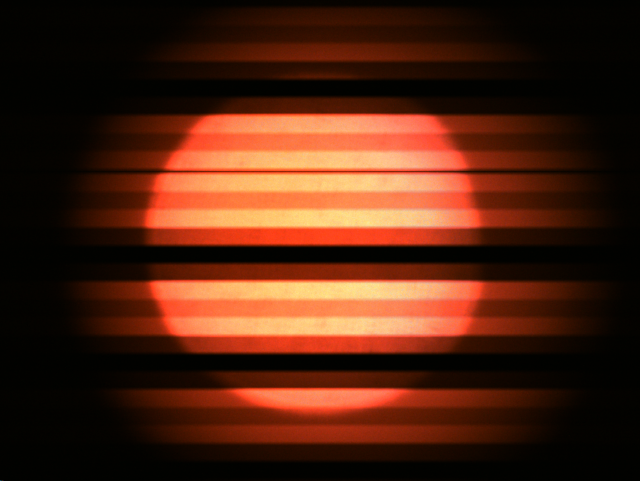
//> input picture frame-00-28-40-34-40-25-(2).tif, 1280 x 962 px (shown at 1/2 size)
$ ./houghcirc 'frame-00-28-40-34-40-25-(2).tif'   (built with g++ and OpenCV 4)
//> lines starting //> are read from the running program, lines starting //| are printed output that depends on the picture; after the words box and inside, x2 and y2 are one past the last pixel; in counts of white or black regions, pixels touching at a corner belong together
#include <iostream>
#include <opencv2/highgui/highgui.hpp>
#include <opencv2/imgproc/imgproc.hpp>
#include <opencv2/core/mat.hpp>

// windows and trackbars name
const std::string windowName = "NLC Hough Circle Detection";
const std::string profileWindowName = "Line Profile";
const std::string clusteredWindowName = "Line Profile (K-mean)";
const std::string usage = "Usage : tutorial_HoughCircle_Demo <path_to_input_image>\n";

const int sigLevelCount = 5;

namespace cv
{
void Kmean(const Mat& src_prof) {
	Mat points;
	src_prof.convertTo(points, CV_32FC3);

	// reshape the image to be a 1 column matrix
	points = points.reshape(3, src_prof.rows * src_prof.cols);

	// run k-means clustering algorithm
	Mat_<int> clusters(points.size(), CV_32SC1);
	Mat centers;
	kmeans(points, sigLevelCount, clusters,
	       TermCriteria(TermCriteria::EPS + TermCriteria::COUNT, 10, 1.0),
	       3, KMEANS_PP_CENTERS, centers);

	// mae each centroid represent all pixels in the cluster
	Mat dst_prof(src_prof.size(), src_prof.type());
	MatIterator_<Vec3f> itf = centers.begin<Vec3f>();
	MatIterator_<Vec3b> itd = dst_prof.begin<Vec3b>(), itd_end = dst_prof.end<Vec3b>();
	for(auto i = 0; itd != itd_end; ++itd, ++i) {
		Vec3f color = itf[clusters(1, i)];
		for(int j = 0; j < 3; j++)
			(*itd)[j] = saturate_cast<uchar>(color[j]);
	}

	// split the rgb channels
	std::vector<Mat> rgbChannels(3);
	split(dst_prof, rgbChannels);

	// find the min and max
	double min[3], max[3];
	for(int i = 0; i < 3; i++)
		minMaxLoc(rgbChannels[i], &min[i], &max[i]);

	for(int i = 0; i < 3; i++)
		std::cout << "channel " << i << "\nmin = " << min[i] << ", max = " << max[i] << std::endl;

	// plot the line profile
	std::vector<Scalar> color = {Scalar(255,0,0), Scalar(0,255,0), Scalar(0,0,255)};
	int max_scale = 256;
	int n_rows = dst_prof.rows, n_channels = dst_prof.channels();
	Mat histImg = Mat::zeros(n_rows, max_scale*n_channels, CV_8UC3);
	for(int j = 0; j < n_rows; j++) {
		Vec3b pixel = dst_prof.at<Vec3b>(j, 0);
		for(int c = 0; c < n_channels; c++) {
			double intensity = (double)(pixel[c]-min[c])/max[c] * max_scale;
			Point dot = Point(intensity + max_scale*c, j);
			circle(histImg, dot, 1, color[c], -1, 8, 0);
		}
	}
	imshow(clusteredWindowName, histImg);
}

void HoughDetection(const Mat& src_gray, const Mat& src_display, int cannyThreshold, int accumulatorThreshold) {
	// will hold the results of the detection
	std::vector<Vec3f> circles;
	// runs the actual detection
	HoughCircles( src_gray, circles, HOUGH_GRADIENT, 1, src_gray.rows/8, cannyThreshold, accumulatorThreshold, 200, 0 );

	// clone the colour, input image for displaying purposes
	Mat display = src_display.clone();

	// find the circle with the max radius
	int radius = cvRound(circles[0][2]);
	Point center = Point(cvRound(circles[0][0]), cvRound(circles[0][1]));
	for(size_t i = 1; i < circles.size(); i++) {
		int tmp = cvRound(circles[i][2]);
		if(tmp > radius) {
			radius = tmp;
			center = Point(cvRound(circles[i][0]), cvRound(circles[i][1]));
		}
	}

	// crop the image to roi
	int blank = 10;
	Point size = Point(radius+blank, radius+blank);
	Rect roi(center-size, center+size);
	display = display(roi);
	center = size;

	// circle center
	// circle( display, center, 3, Scalar(0,255,0), -1, 8, 0 );

	// circle outline
	circle( display, center, radius, Scalar(0,0,255), 1, 8, 0 );

	// retrieve the line
	Point yRadius(0, radius);
	Mat profile = display.col(center.x).rowRange((center-yRadius).y, (center+yRadius).y);

	// split the rgb channels
	std::vector<Mat> rgbChannels(3);
	split(profile, rgbChannels);

	// find the min and max
	double min[3], max[3];
	for(int i = 0; i < 3; i++)
		minMaxLoc(rgbChannels[i], &min[i], &max[i]);

	for(int i = 0; i < 3; i++)
		std::cout << "channel " << i << "\nmin = " << min[i] << ", max = " << max[i] << std::endl;

	// plot the line profile
	std::vector<Scalar> color = {Scalar(255,0,0), Scalar(0,255,0), Scalar(0,0,255)};
	int max_scale = 256;
	int n_rows = profile.rows, n_channels = profile.channels();
	Mat histImg = Mat::zeros(n_rows, max_scale*n_channels, CV_8UC3);
	for(int j = 0; j < n_rows; j++) {
		Vec3b pixel = profile.at<Vec3b>(j, 0);
		for(int c = 0; c < n_channels; c++) {
			double intensity = (double)(pixel[c]-min[c])/max[c] * max_scale;
			Point dot = Point(intensity + max_scale*c, j);
			circle(histImg, dot, 1, color[c], -1, 8, 0);
		}
	}
	imshow(profileWindowName, histImg);

	// center diameter
	line(display, center-yRadius, center+yRadius, Scalar(255,0,0), 1, 0);

	// shows the results
	imshow(windowName, display);

	Kmean(profile);
}
}

int main(int argc, char** argv) {
	cv::Mat src, src_gray;

	if(argc < 2) {
		std::cerr << "No input image specified\n";
		std::cout << usage;
		return -1;
	}

	// Read the image
	src = cv::imread(argv[1], 1);
//> src is the input picture: 962 rows x 1280 cols, CV_8UC3; mean B, G, R 17.4, 35.3, 77.7

	if(src.empty()) {
		std::cerr << "Invalid input image\n";
		std::cout << usage;
		return -1;
	}

	// declare and initialize both parameters that are subjects to change
	int cannyThreshold = 15;
	int accumulatorThreshold = 60;

	// Convert it to gray
	cvtColor(src, src_gray, cv::COLOR_BGR2GRAY);
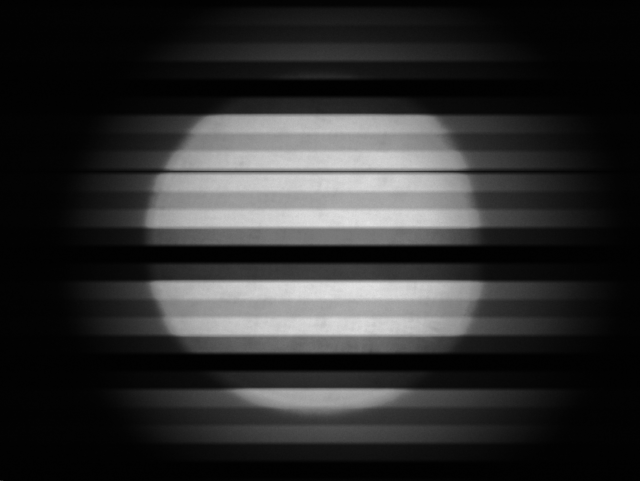
//> src_gray: 962 rows x 1280 cols, CV_8UC1 (shown at 1/2 size); min 0, max 229, mean 45.9

	// Reduce the noise so we avoid false circle detection
	GaussianBlur(src_gray, src_gray, cv::Size(27, 27), 2, 2);

	// create the main window, and attach the trackbars
	cv::namedWindow(windowName, cv::WINDOW_AUTOSIZE);
	cv::namedWindow(profileWindowName, cv::WINDOW_AUTOSIZE);
	cv::namedWindow(clusteredWindowName, cv::WINDOW_AUTOSIZE);

	// runs the detection, and update the display
	HoughDetection(src_gray, src, cannyThreshold, accumulatorThreshold);
//> in HoughDetection, `HoughCircles( src_gray, circles, HOUGH_GRADIENT, 1, src_gray.rows/8, c..`: circles = 1 circle (x, y, radius): [623.5, 490.5, 336.1]
//> in HoughDetection, `int radius = cvRound(circles[0][2]);`: radius = 336
//> in HoughDetection, `Point center = Point(cvRound(circles[0][0]), cvRound(circles[0][1]));`: center = Point(624, 490)
//> after the loop in HoughDetection, `for(size_t i = 1; i < circles.size(); i++)`: radius = 336
//> in HoughDetection, `Point size = Point(radius+blank, radius+blank);`: size = Point(346, 346)
//> in HoughDetection, `Rect roi(center-size, center+size);`: roi = Rect(278, 144, 692, 692)
//> in HoughDetection, `display = display(roi);`:
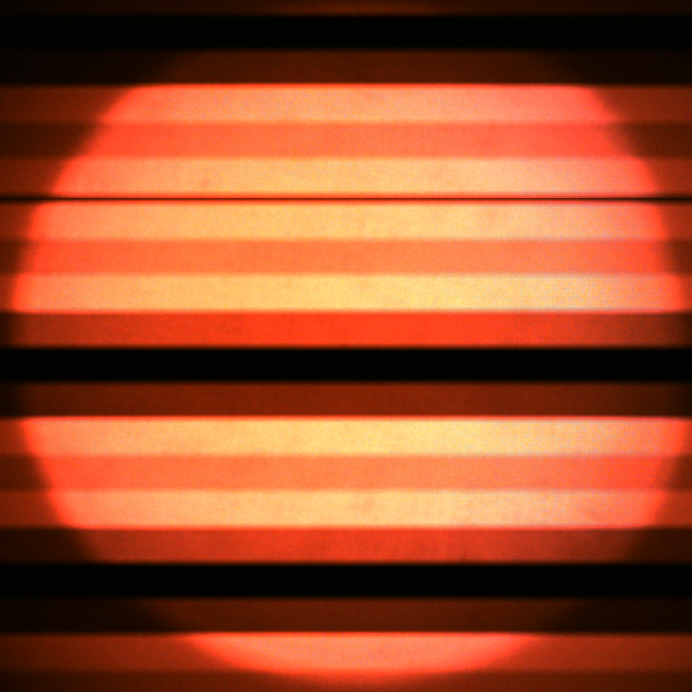
//> display: 692 rows x 692 cols, CV_8UC3; mean B, G, R 43.7, 77.5, 159.3
//> in HoughDetection, `center = size;`: center = Point(346, 346)
//> in HoughDetection, `circle( display, center, radius, Scalar(0,0,255), 1, 8, 0 );`:
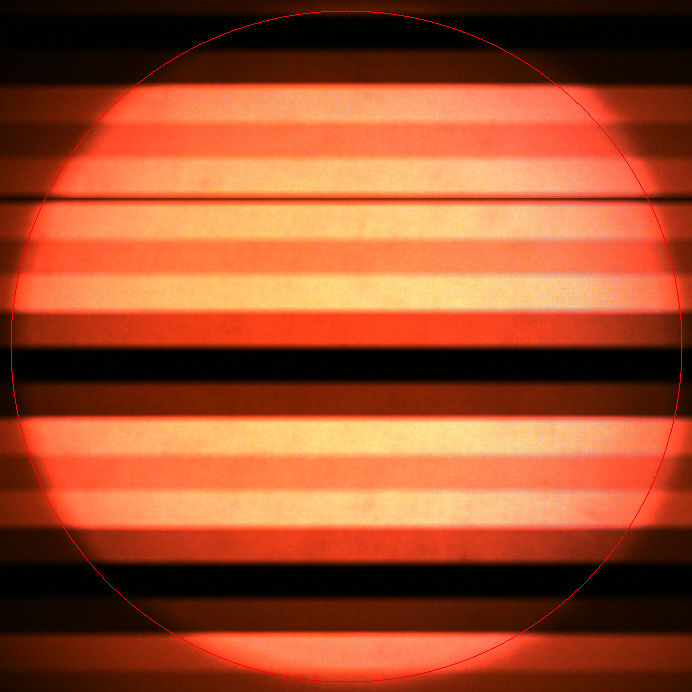
//> display: 692 rows x 692 cols, CV_8UC3; 0.4% of pixels changed, all inside (x1, y1, x2, y2) = (10, 10, 683, 683)
//> in HoughDetection, `Point yRadius(0, radius);`: yRadius = Point(0, 336)
//> in HoughDetection, `Mat profile = display.col(center.x).rowRange((center-yRadius).y, (cent..`: profile = 672 rows, first 8: [0, 0, 255], [0, 21, 69], [0, 19, 63], [0, 15, 53], [0, 12, 43], [0, 10, 33], [0, 8, 23], [0, 5, 10]
//> the loop in HoughDetection, `for(int i = 0; i < 3; i++)` made 3 passes
//| channel 0
//| min = 0, max = 138
//| channel 1
//| min = 0, max = 224
//| channel 2
//| min = 0, max = 255
//> the loop in HoughDetection, `for(int j = 0; j < n_rows; j++)` made 672 passes
//> after the loop in HoughDetection, `for(int j = 0; j < n_rows; j++)`:
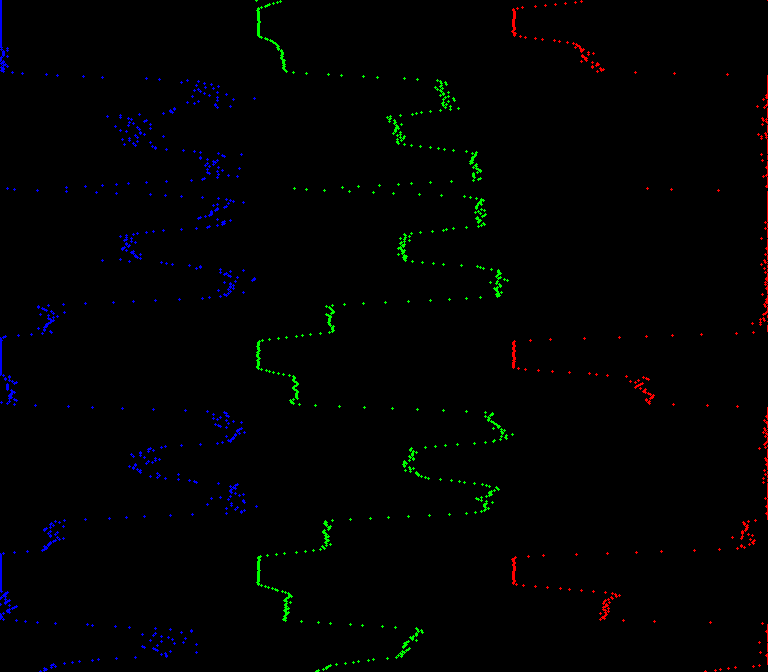
//> histImg: 672 rows x 768 cols, CV_8UC3; mean B, G, R 1.4, 1.4, 0.9
//> in HoughDetection, `line(display, center-yRadius, center+yRadius, Scalar(255,0,0), 1, 0);`:
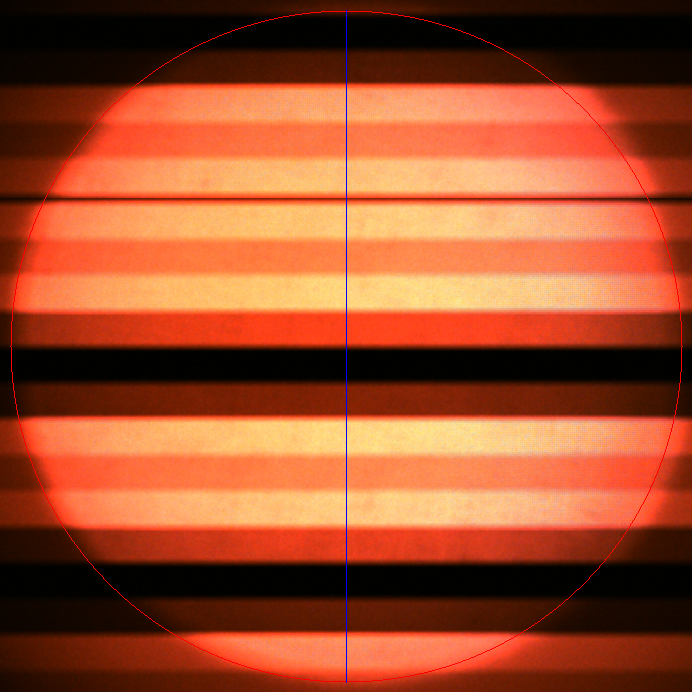
//> display: 692 rows x 692 cols, CV_8UC3; 0.14% of pixels changed, all inside (x1, y1, x2, y2) = (346, 10, 347, 683)
//> in Kmean, `src_prof.convertTo(points, CV_32FC3);`: points = 672 rows, first 8: [255, 0, 0], [255, 0, 0], [255, 0, 0], [255, 0, 0], [255, 0, 0], [255, 0, 0], [255, 0, 0], [255, 0, 0]
//> in Kmean, `kmeans(points, sigLevelCount, clusters, TermCriteria(TermCriteria::EPS..`: clusters = 672 values, max 4 at index 668, min 0 at index 0, mean 0.0149; centers = [[255, 0, 0], [255, 0, 0], [255, 0, 0], [255, 0, 0], [255, 0, 0]]
//> after the loop in Kmean, `for(auto i = 0; itd != itd_end; ++itd, ++i)`: dst_prof has the same summary as points
//> the loop in Kmean, `for(int i = 0; i < 3; i++)` made 3 passes
//| channel 0
//| min = 0, max = 255
//| channel 1
//| min = 0, max = 255
//| channel 2
//| min = 0, max = 255
//> after the loop in Kmean, `for(int j = 0; j < n_rows; j++)`:
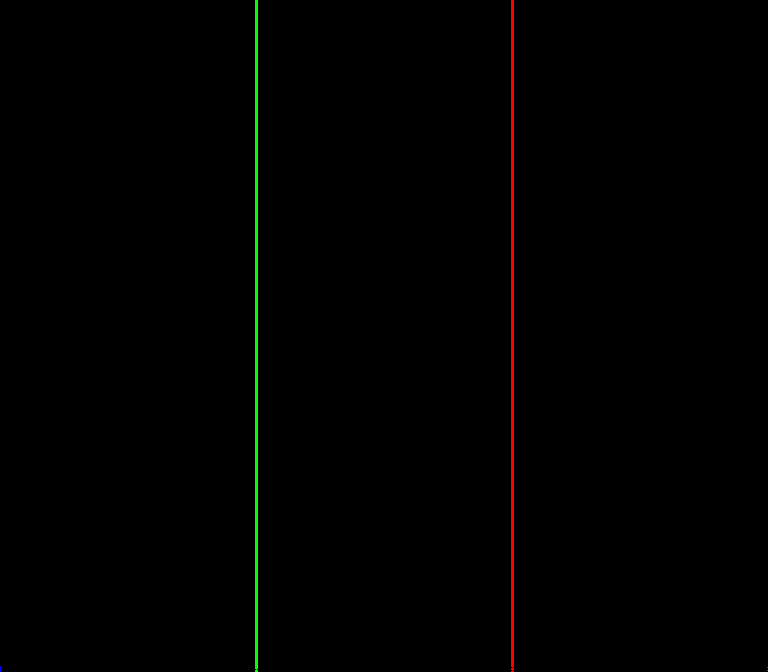
//> histImg: 672 rows x 768 cols, CV_8UC3; mean B, G, R 0, 1, 1
//> in HoughDetection, `Kmean(profile);`: profile has the same summary as points in Kmean

	cv::waitKey(0);

	return 0;
}
